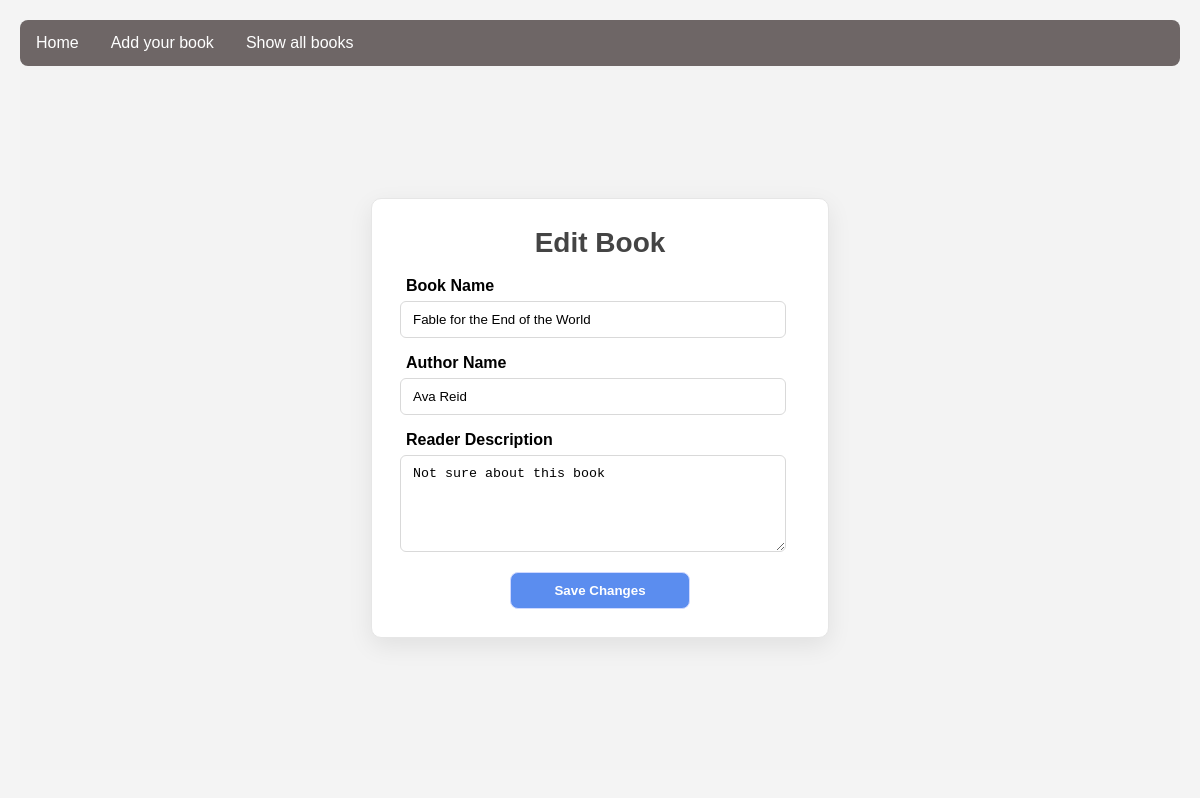
Screenshot of /edit/11 with the database file from the repository.
### models.py (models this page shows, shortened)
class Book(db.Model):
    id: int = db.Column(db.Integer, primary_key=True)
    author_name: str = db.Column(db.String(100), nullable=False)
    book_name: str = db.Column(db.String(200), nullable=False)
    reader_description: str = db.Column(db.Text, nullable=False)

### app.py (the view, shortened to what this page needs)
@app.route('/edit/<int:book_id>', methods=['GET', 'POST'])
def edit_book(book_id: int) -> Response | str:
    book: Book = Book.query.get_or_404(book_id)  # fetch by ID
    return render_template('edit.html', book=book)

### templates/edit.html (shortened to what this page needs)
{% extends "base.html" %}
{% block extra_css %}
  <link rel="stylesheet" href="{{ url_for('static', filename='css/edit.css') }}">
{% endblock %}
{% block content %}
  <div id="edit-page">
    <form method="POST" class="edit-form">
      <h1>Edit Book</h1>
      <div class="form-group">
        <label for="book_name">Book Name</label>
        <input type="text" id="book_name" name="book_name" value="{{ book.book_name }}" required>
      </div>
      <div class="form-group">
        <label for="author_name">Author Name</label>
        <input type="text" id="author_name" name="author_name" value="{{ book.author_name }}" required>
      </div>
      <div class="form-group">
        <label for="reader_description">Reader Description</label>
        <textarea id="reader_description" name="reader_description" rows="5" required>{{ book.reader_description }}</textarea>
      </div>
      <button type="submit" class="btn-primary">Save Changes</button>
    </form>
  </div>
{% endblock %}

### static/css/main.css (style rules this page uses)
body { font-family: Arial, sans-serif; margin: 0; padding: 20px; background-color: #f4f4f4; }
h1 { color: #444; text-align: center; }

### static/css/edit.css (style rules this page uses)
#edit-page { min-height: 80vh; display: flex; align-items: center; justify-content: center; padding: 32px 16px; background: #f3f3f3; }
.edit-form { width: 80%; max-width: 400px; background: #fff; border: 1px solid #e6e6e6; border-radius: 10px; box-shadow: 0 8px 24px rgba(0,0,0,0.08); padding: 28px; }
.edit-form h1 { text-align: center; margin: 0 0 18px 0; font-size: 28px; }
.form-group { margin-bottom: 16px; }
.form-group label { display: block; font-weight: 600; margin-bottom: 6px; padding-left: 6px; }
.edit-form input[type="text"], .edit-form textarea { width: 90%; padding: 10px 12px; border: 1px solid #d9d9d9; border-radius: 6px; outline: none; }
.btn-primary { display: block; width: 180px; margin: 6px auto 0; padding: 10px 14px; border: 1px solid #cfd8ff; border-radius: 8px; background: #5b8def; color: #fff; font-weight: 600; cursor: pointer; transition: transform .05s ease, box-shadow .2s ease, background .2s ease; }

### rows the page displays
Book: book_name "Fable for the End of the World", author_name "Ava Reid", reader_description "Not sure about this book"
